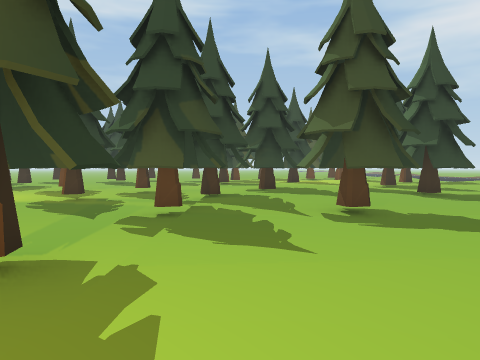
View 1 (above)

19 first-person views from a walk through a scene from a Unity 3-D project. The camera is 1.4 m above the floor, tilts 2° down and sees 70° across. The floor is counted in squares, 2 m on a side. Each view is taken from the middle of a square. On the plan, view 1 faces up. The plan holds only what a view shows up to about 11 squares ahead; the rest is blank. The place goes on beyond the plan.

View 2
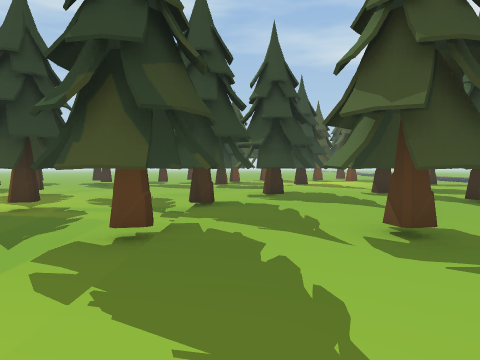

View 3
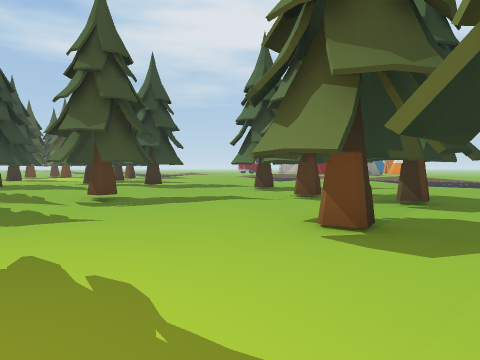

View 4
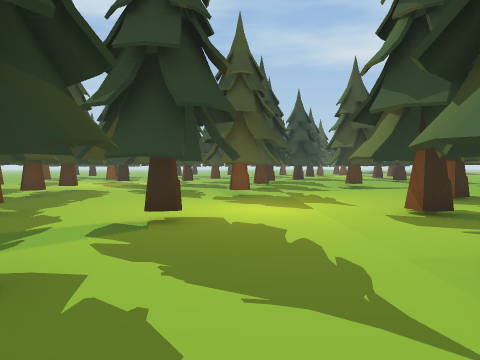

View 5
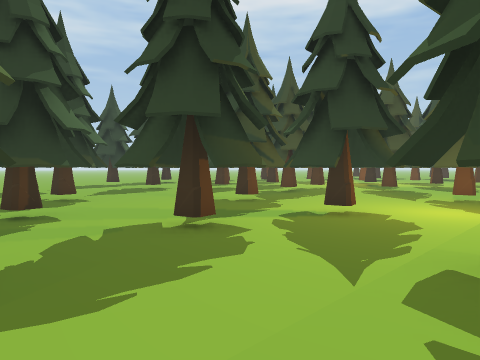

View 6
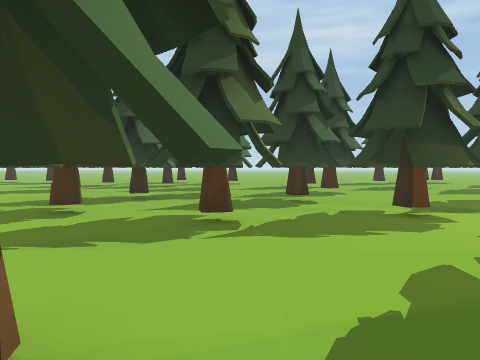

View 7
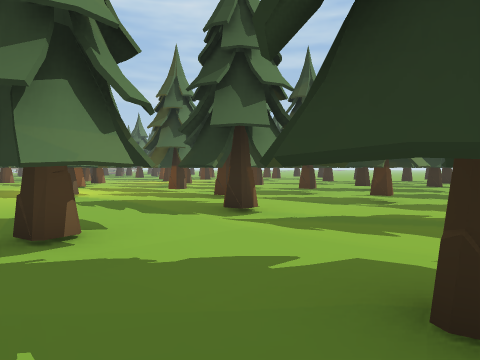

View 8
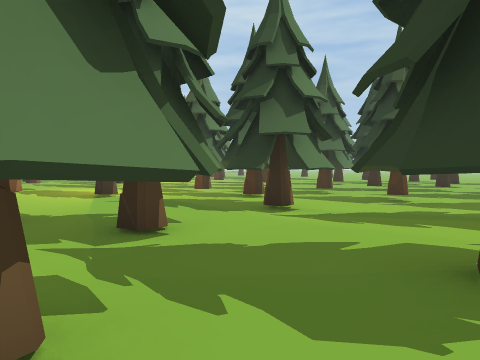

View 9
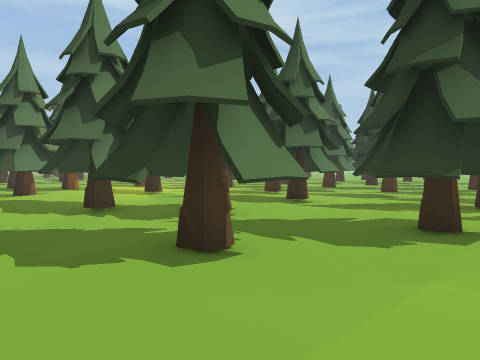

View 10
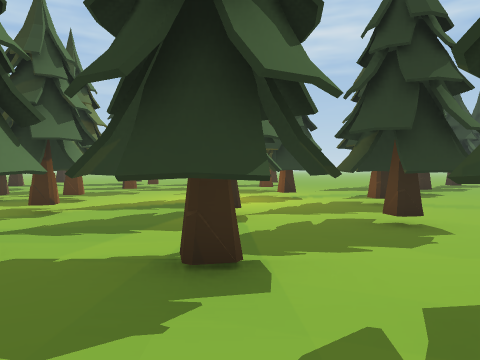

View 11
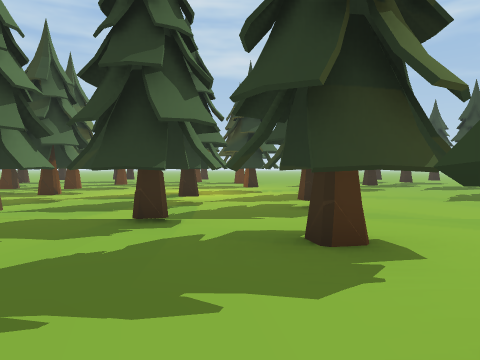

View 12
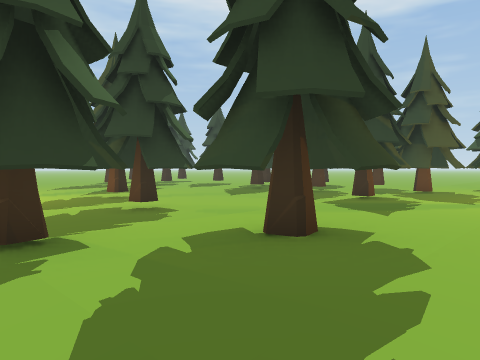

View 13
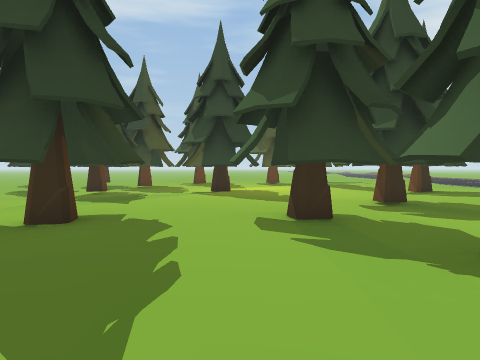

View 14
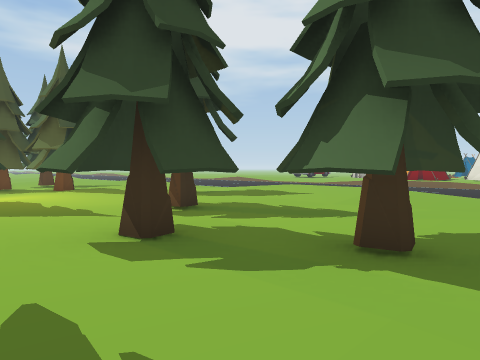

View 15
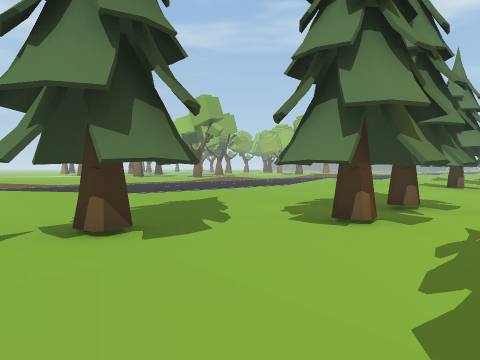

View 16
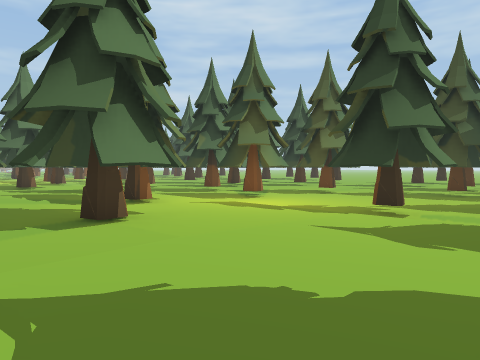

View 17
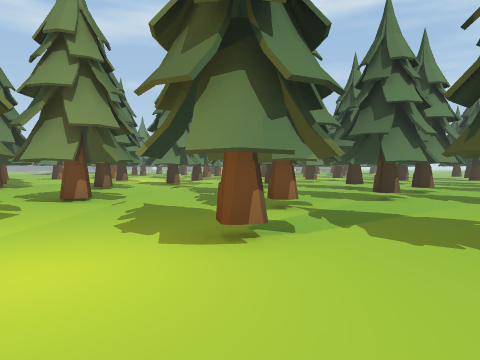

View 18
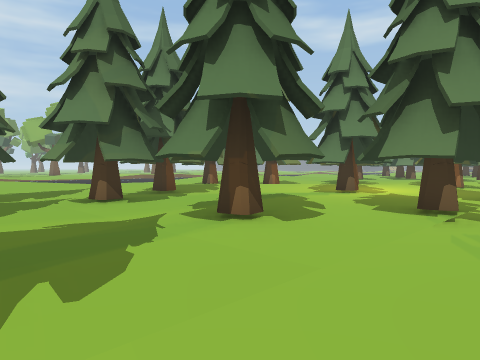

View 19
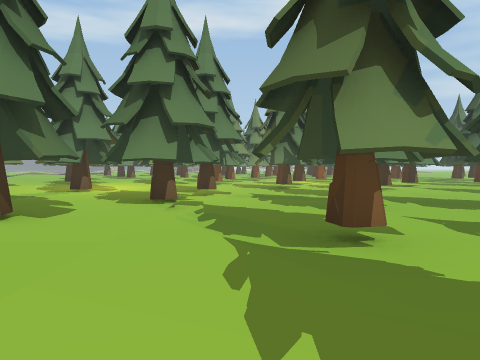

### Floor plan
Key: @ floor where view 1 was taken; # wall or solid block; x gap in a wall; . main floor; : floor 0.25 m higher than the main floor; - floor 0.25 m lower than the main floor; + floor 0.5 m higher than the main floor; / step, stairs or slope; T thing the floor can be seen under or through.
Columns run from 6 left of view 1 to 13 right of it. Each row starts with its distance up from view 1.
 15 -----/..##.....::/
 14 -----/......#..::+
 13 #----/..:..##.../+
 12 #x###/..:.#...../+
 11 --###/##x###....:/
 10 --x--/.#:..#...::/
  9  x#xx##....##..:.
  8  ----#.......
  7 -----x.......
  6 -----#xx#-..##../:
  5 ##---/.--...##..:/
  4   ---/.........::/
  3  ---#/.....#...:.
  2  ---//.....#........
  1 -----/..##x##.......
  0 #----/@.#.........
 -1 #x###/##..........
 -2 #-###/##.. ....:.
 -3 --x--/x... ...::
 -4 --#--/#..##..::
 -5 #----/#..#..#::
 -6 ##---/.....##..
 -7 ####//.#..TT..../
 -8   ##-/##xxTT...::
 -9   #--###...T...:
-10   #--##....TT..
-11   #--#.......:

Positions as (right, up) in squares from view 1, and headings:
1: (0, 0), facing up
2: (0, 2), facing up
3: (-1, -1), facing up-right
4: (-2, -6), facing up
5: (0, -7), facing up-left
6: (2, -7), facing left
7: (5, -4), facing down-left
8: (6, -4), facing down-left
9: (8, -3), facing down-left
10: (2, 9), facing left
11: (4, 10), facing left
12: (3, 8), facing up-left
13: (3, 7), facing up
14: (2, 8), facing up-right
15: (3, 7), facing down-right
16: (4, 5), facing down-left
17: (-3, 2), facing down
18: (-2, -5), facing down-right
19: (-2, -4), facing down
